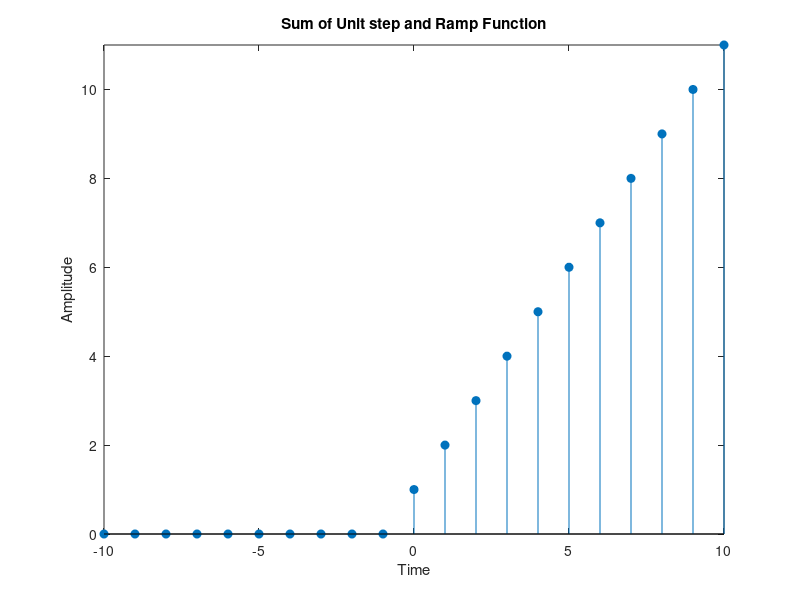

Write MATLAB code to recreate this figure.
n=-10:10;
x=(n+abs(n))/2;
x1=[zeros(1,10) ones(1,11)];
sum=x+x1;
stem(n,sum,'filled');
xlabel('Time');
ylabel('Amplitude');
title('Sum of Unit step and Ramp Function');
axis([-10 10 0 11]);